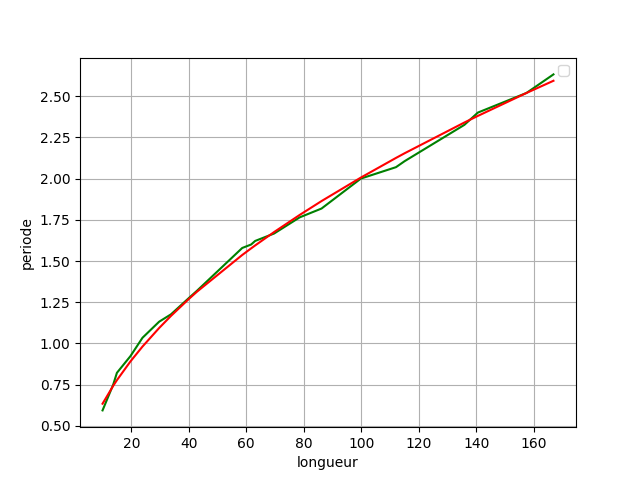

The script that saved this image:
import numpy as np
import matplotlib.pyplot as plt
import matplotlib.animation as animation
import sqlite3
from math import pi, sqrt
# matplotlib stp
conn = sqlite3.connect('data.db')
cursor = conn.cursor()
cursor.execute('SELECT * FROM datatable')
data = cursor.fetchall()
# to float
longueur = [float(row[0]) for row in data]
periode = [float(row[1]) for row in data]
theorie = []
for row in data:
    theorie.append(2*pi*sqrt((float(row[0])/9.8)/100))
print(periode)
fig, ax = plt.subplots()
screen_distance = 1
ax.set_xlabel('longueur')
ax.set_ylabel('periode')
# render
ax.plot(longueur, periode, color='green')
ax.plot(longueur, theorie, color='red')

ax.legend()
ax.grid()
# sauver png
plt.savefig('graph2.png')
plt.show()
